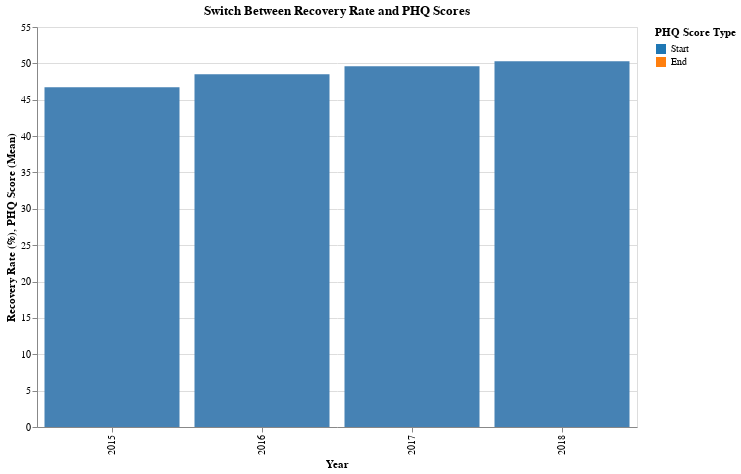

Write notebook code for a chart like this one.
### Code cell
import altair as alt
import pandas as pd

# Add the Graph column to each dataset
recovery_rate_yearly['Graph'] = 'Recovery Rate'
PHQ_combined['Graph'] = 'PHQ Scores'

# Combine datasets
combined_data = pd.concat([recovery_rate_yearly, PHQ_combined], ignore_index=True)

# Dropdown menu for selecting the graph
dropdown = alt.binding_select(options=['Recovery Rate', 'PHQ Scores'], name='Select Graph:')
selection = alt.selection_point(fields=['Graph'], bind=dropdown, value='Recovery Rate')

# Recovery Rate Chart
recovery_chart = alt.Chart(combined_data).transform_filter(
    (alt.datum.Graph == 'Recovery Rate')
).mark_bar(color='steelblue').encode(
    x=alt.X('Year:N', title='Year'),
    y=alt.Y('Value:Q', title='Recovery Rate (%)'),
    tooltip=[
        alt.Tooltip('Year:N', title='Year'),
        alt.Tooltip('Value:Q', title='Recovery Rate (%)')
    ]
).properties(
    width=600,
    height=400
)

# PHQ Scores Chart
phq_chart = alt.Chart(combined_data).transform_filter(
    (alt.datum.Graph == 'PHQ Scores')
).mark_bar().encode(
    x=alt.X('Year:N', title='Year'),
    xOffset=alt.X('Type:N', title=None, sort=['Start', 'End']),
    y=alt.Y('Value:Q', title='PHQ Score (Mean)'),
    color=alt.Color(
        'Type:N',
        title='PHQ Score Type',
        scale=alt.Scale(domain=['Start', 'End'], range=['#1f77b4', '#ff7f0e'])
    ),
    tooltip=[
        alt.Tooltip('Year:N', title='Year'),
        alt.Tooltip('Type:N', title='Type'),
        alt.Tooltip('Value:Q', title='PHQ Score (Mean)')
    ]
).properties(
    width=600,
    height=400
)

# Combine both charts with selection
combined_chart = alt.layer(recovery_chart, phq_chart).add_selection(
    selection
).transform_filter(
    selection
).resolve_scale(
    y='shared'
).properties(
    title='Switch Between Recovery Rate and PHQ Scores'
)

# Display the chart
combined_chart

### Figure 1 — Vega-Lite specification as saved in the notebook (floating-point values rounded to 4 significant figures)
{"config": {"view": {"continuousWidth": 300, "continuousHeight": 300}}, "layer": [{"mark": {"type": "bar", "color": "steelblue"}, "encoding": {"tooltip": [{"field": "Year", "title": "Year", "type": "nominal"}, {"field": "Value", "title": "Recovery Rate (%)", "type": "quantitative"}], "x": {"field": "Year", "title": "Year", "type": "nominal"}, "y": {"field": "Value", "title": "Recovery Rate (%)", "type": "quantitative"}}, "name": "view_4", "transform": [{"filter": "(datum.Graph === 'Recovery Rate')"}]}, {"mark": {"type": "bar"}, "encoding": {"color": {"field": "Type", "scale": {"domain": ["Start", "End"], "range": ["#1f77b4", "#ff7f0e"]}, "title": "PHQ Score Type", "type": "nominal"}, "tooltip": [{"field": "Year", "title": "Year", "type": "nominal"}, {"field": "Type", "title": "Type", "type": "nominal"}, {"field": "Value", "title": "PHQ Score (Mean)", "type": "quantitative"}], "x": {"field": "Year", "title": "Year", "type": "nominal"}, "xOffset": {"field": "Type", "sort": ["Start", "End"], "title": null, "type": "nominal"}, "y": {"field": "Value", "title": "PHQ Score (Mean)", "type": "quantitative"}}, "transform": [{"filter": "(datum.Graph === 'PHQ Scores')"}]}], "data": {"name": "data-e3021a8610abd8aca578815d73f29cb4"}, "height": 400, "params": [{"name": "param_9", "select": {"type": "point", "fields": ["Graph"]}, "bind": {"input": "select", "options": ["Recovery Rate", "PHQ Scores"], "name": "Select Graph:"}, "value": "Recovery Rate", "views": ["view_4"]}], "resolve": {"scale": {"y": "shared"}}, "title": "Switch Between Recovery Rate and PHQ Scores", "transform": [{"filter": {"param": "param_9"}}], "width": 600, "$schema": "https://vega.github.io/schema/vega-lite/v5.20.1.json", "datasets": {"data-e3021a8610abd8aca578815d73f29cb4": [{"Indicator ID": 92217, "Indicator Name": "Recovery rate: % of IAPT referrals finishing a course of treatment who are \"moving to recovery\" (annual)", "Parent Code": "E92000001", "Parent Name": "England", "Area Code": "E92000001", "Area Name": "England", "Area Type": "England", "Sex": "Persons", "Age": "18+ yrs", "Category Type": "Problem descriptor", "Category": "Depression", "Time period": "2015/16", "Value": 46.7, "Lower CI 95.0 limit": null, "Upper CI 95.0 limit": null, "Lower CI 99.8 limit": null, "Upper CI 99.8 limit": null, "Count": 53020.0, "Denominator": null, "Value note": null, "Recent Trend": null, "Compared to England value or percentiles": "Not compared", "Compared to percentiles": "Not compared", "Time period Sortable": 20150000, "New data": null, "Compared to goal": null, "Time period range": "1y", "Year": "2015", "Graph": "Recovery Rate", "Type": null}, {"Indicator ID": 92217, "Indicator Name": "Recovery rate: % of IAPT referrals finishing a course of treatment who are \"moving to recovery\" (annual)", "Parent Code": "E92000001", "Parent Name": "England", "Area Code": "E92000001", "Area Name": "England", "Area Type": "England", "Sex": "Persons", "Age": "18+ yrs", "Category Type": "Problem descriptor", "Category": "Depression", "Time period": "2016/17", "Value": 48.5, "Lower CI 95.0 limit": null, "Upper CI 95.0 limit": null, "Lower CI 99.8 limit": null, "Upper CI 99.8 limit": null, "Count": 73710.0, "Denominator": null, "Value note": null, "Recent Trend": null, "Compared to England value or percentiles": "Not compared", "Compared to percentiles": "Not compared", "Time period Sortable": 20160000, "New data": null, "Compared to goal": null, "Time period range": "1y", "Year": "2016", "Graph": "Recovery Rate", "Type": null}, {"Indicator ID": 92217, "Indicator Name": "Recovery rate: % of IAPT referrals finishing a course of treatment who are \"moving to recovery\" (annual)", "Parent Code": "E92000001", "Parent Name": "England", "Area Code": "E92000001", "Area Name": "England", "Area Type": "England", "Sex": "Persons", "Age": "18+ yrs", "Category Type": "Problem descriptor", "Category": "Depression", "Time period": "2017/18", "Value": 49.6, "Lower CI 95.0 limit": null, "Upper CI 95.0 limit": null, "Lower CI 99.8 limit": null, "Upper CI 99.8 limit": null, "Count": 93170.0, "Denominator": 517900.0, "Value note": null, "Recent Trend": null, "Compared to England value or percentiles": "Not compared", "Compared to percentiles": "Not compared", "Time period Sortable": 20170000, "New data": null, "Compared to goal": null, "Time period range": "1y", "Year": "2017", "Graph": "Recovery Rate", "Type": null}, {"Indicator ID": 92217, "Indicator Name": "Recovery rate: % of IAPT referrals finishing a course of treatment who are \"moving to recovery\" (annual)", "Parent Code": "E92000001", "Parent Name": "England", "Area Code": "E92000001", "Area Name": "England", "Area Type": "England", "Sex": "Persons", "Age": "18+ yrs", "Category Type": "Problem descriptor", "Category": "Depression", "Time period": "2018/19", "Value": 50.3, "Lower CI 95.0 limit": null, "Upper CI 95.0 limit": null, "Lower CI 99.8 limit": null, "Upper CI 99.8 limit": null, "Count": 110400.0, "Denominator": 219500.0, "Value note": "Value based on count rounded up to the nearest 5", "Recent Trend": "Cannot be calculated", "Compared to England value or percentiles": "Not compared", "Compared to percentiles": "Not compared", "Time period Sortable": 20180000, "New data": null, "Compared to goal": null, "Time period range": "1y", "Year": "2018", "Graph": "Recovery Rate", "Type": null}, {"Indicator ID": 92917, "Indicator Name": "Depression - PHQ score at start of course of treatment: Mean Score", "Parent Code": "E92000001", "Parent Name": "England", "Area Code": "E92000001", "Area Name": "England", "Area Type": "England", "Sex": "Persons", "Age": "18+ yrs", "Category Type": null, "Category": null, "Time period": "2015/16", "Value": 17.2, "Lower CI 95.0 limit": 12.3, "Upper CI 95.0 limit": 22.1, "Lower CI 99.8 limit": null, "Upper CI 99.8 limit": null, "Count": null, "Denominator": null, "Value note": null, "Recent Trend": null, "Compared to England value or percentiles": "Not compared", "Compared to percentiles": "Not compared", "Time period Sortable": 20150000, "New data": null, "Compared to goal": null, "Time period range": "1y", "Year": "2015", "Graph": "PHQ Scores", "Type": "Start"}, {"Indicator ID": 92917, "Indicator Name": "Depression - PHQ score at start of course of treatment: Mean Score", "Parent Code": "E92000001", "Parent Name": "England", "Area Code": "E92000001", "Area Name": "England", "Area Type": "England", "Sex": "Persons", "Age": "18+ yrs", "Category Type": null, "Category": null, "Time period": "2016/17", "Value": 17.3, "Lower CI 95.0 limit": 12.5, "Upper CI 95.0 limit": 22.1, "Lower CI 99.8 limit": null, "Upper CI 99.8 limit": null, "Count": null, "Denominator": null, "Value note": null, "Recent Trend": null, "Compared to England value or percentiles": "Not compared", "Compared to percentiles": "Not compared", "Time period Sortable": 20160000, "New data": null, "Compared to goal": null, "Time period range": "1y", "Year": "2016", "Graph": "PHQ Scores", "Type": "Start"}, {"Indicator ID": 92917, "Indicator Name": "Depression - PHQ score at start of course of treatment: Mean Score", "Parent Code": "E92000001", "Parent Name": "England", "Area Code": "E92000001", "Area Name": "England", "Area Type": "England", "Sex": "Persons", "Age": "18+ yrs", "Category Type": null, "Category": null, "Time period": "2017/18", "Value": 17.3, "Lower CI 95.0 limit": 12.5, "Upper CI 95.0 limit": 22.1, "Lower CI 99.8 limit": null, "Upper CI 99.8 limit": null, "Count": null, "Denominator": null, "Value note": null, "Recent Trend": null, "Compared to England value or percentiles": "Not compared", "Compared to percentiles": "Not compared", "Time period Sortable": 20170000, "New data": null, "Compared to goal": null, "Time period range": "1y", "Year": "2017", "Graph": "PHQ Scores", "Type": "Start"}, {"Indicator ID": 92917, "Indicator Name": "Depression - PHQ score at start of course of treatment: Mean Score", "Parent Code": "E92000001", "Parent Name": "England", "Area Code": "E92000001", "Area Name": "England", "Area Type": "England", "Sex": "Persons", "Age": "18+ yrs", "Category Type": null, "Category": null, "Time period": "2018/19", "Value": 17.3, "Lower CI 95.0 limit": 12.5, "Upper CI 95.0 limit": 22.1, "Lower CI 99.8 limit": null, "Upper CI 99.8 limit": null, "Count": null, "Denominator": null, "Value note": null, "Recent Trend": "Cannot be calculated", "Compared to England value or percentiles": "Not compared", "Compared to percentiles": "Not compared", "Time period Sortable": 20180000, "New data": null, "Compared to goal": null, "Time period range": "1y", "Year": "2018", "Graph": "PHQ Scores", "Type": "Start"}, {"Indicator ID": 92918, "Indicator Name": "Depression - PHQ score at the end of a course of treatment: Mean Score", "Parent Code": "E92000001", "Parent Name": "England", "Area Code": "E92000001", "Area Name": "England", "Area Type": "England", "Sex": "Persons", "Age": "18+ yrs", "Category Type": null, "Category": null, "Time period": "2015/16", "Value": 10.2, "Lower CI 95.0 limit": 3.3, "Upper CI 95.0 limit": 17.1, "Lower CI 99.8 limit": null, "Upper CI 99.8 limit": null, "Count": null, "Denominator": null, "Value note": null, "Recent Trend": null, "Compared to England value or percentiles": "Not compared", "Compared to percentiles": "Not compared", "Time period Sortable": 20150000, "New data": null, "Compared to goal": null, "Time period range": "1y", "Year": "2015", "Graph": "PHQ Scores", "Type": "End"}, {"Indicator ID": 92918, "Indicator Name": "Depression - PHQ score at the end of a course of treatment: Mean Score", "Parent Code": "E92000001", "Parent Name": "England", "Area Code": "E92000001", "Area Name": "England", "Area Type": "England", "Sex": "Persons", "Age": "18+ yrs", "Category Type": null, "Category": null, "Time period": "2016/17", "Value": 10.1, "Lower CI 95.0 limit": 3.2, "Upper CI 95.0 limit": 17.0, "Lower CI 99.8 limit": null, "Upper CI 99.8 limit": null, "Count": null, "Denominator": null, "Value note": null, "Recent Trend": null, "Compared to England value or percentiles": "Not compared", "Compared to percentiles": "Not compared", "Time period Sortable": 20160000, "New data": null, "Compared to goal": null, "Time period range": "1y", "Year": "2016", "Graph": "PHQ Scores", "Type": "End"}, {"Indicator ID": 92918, "Indicator Name": "Depression - PHQ score at the end of a course of treatment: Mean Score", "Parent Code": "E92000001", "Parent Name": "England", "Area Code": "E92000001", "Area Name": "England", "Area Type": "England", "Sex": "Persons", "Age": "18+ yrs", "Category Type": null, "Category": null, "Time period": "2017/18", "Value": 10.2, "Lower CI 95.0 limit": 3.4, "Upper CI 95.0 limit": 17.0, "Lower CI 99.8 limit": null, "Upper CI 99.8 limit": null, "Count": null, "Denominator": null, "Value note": null, "Recent Trend": null, "Compared to England value or percentiles": "Not compared", "Compared to percentiles": "Not compared", "Time period Sortable": 20170000, "New data": null, "Compared to goal": null, "Time period range": "1y", "Year": "2017", "Graph": "PHQ Scores", "Type": "End"}, {"Indicator ID": 92918, "Indicator Name": "Depression - PHQ score at the end of a course of treatment: Mean Score", "Parent Code": "E92000001", "Parent Name": "England", "Area Code": "E92000001", "Area Name": "England", "Area Type": "England", "Sex": "Persons", "Age": "18+ yrs", "Category Type": null, "Category": null, "Time period": "2018/19", "Value": 10.1, "Lower CI 95.0 limit": 3.4, "Upper CI 95.0 limit": 16.8, "Lower CI 99.8 limit": null, "Upper CI 99.8 limit": null, "Count": null, "Denominator": null, "Value note": null, "Recent Trend": "Cannot be calculated", "Compared to England value or percentiles": "Not compared", "Compared to percentiles": "Not compared", "Time period Sortable": 20180000, "New data": null, "Compared to goal": null, "Time period range": "1y", "Year": "2018", "Graph": "PHQ Scores", "Type": "End"}]}}
